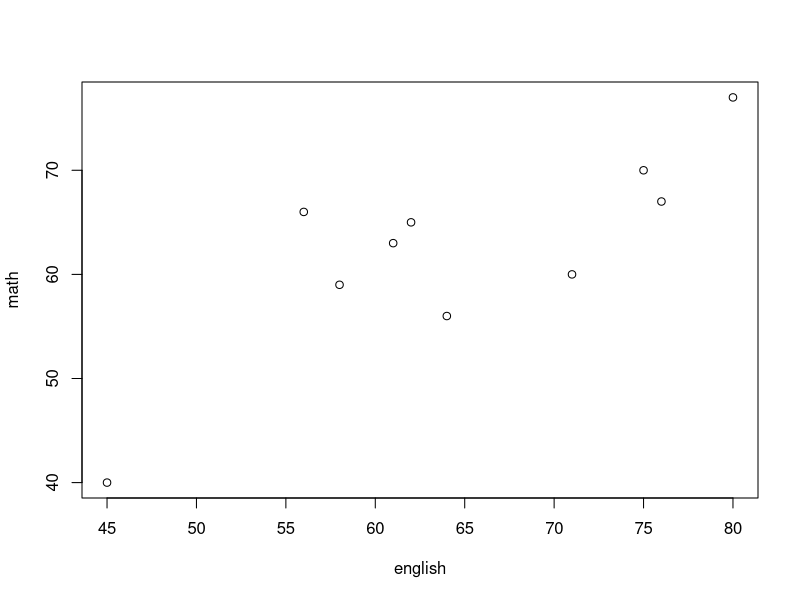

This figure's R source: (Note: this script raises an error after producing the figure.)
## ---- chunk 1
knitr::opts_chunk$set(echo = TRUE)
## ---- chunk 2
# months <- split(airquality, airquality$Month)
# H0: All months have identical distributions
# H1: At least two months' distributions differ
kruskal.test(Ozone ~ Month, data=airquality)

## ---- chunk 3
english <- c(56,75,45,71,62,64,58,80,76,61)
math <- c(66,70,40,60,65,56,59,77,67,63)
cor(english,math,method="spearman")
plot(english, math)
# Correlation, no monotonic relation
## ---- chunk 4
q3.c <- c(75,67,70,75,65,71,67,67,76,68)
q3.g <- c(57,58,60,59,62,60,60,57,59,61)
q3.f <- c(58,61,56,58,57,56,61,60,57,58)
q3.fg <- c(58,59,58,61,57,56,58,57,57,59)
q3.s <- c(62,66,65,63,64,62,65,65,62,67)
q3.test <- c(63,64,66,65,67,68,64,NA,NA,NA)
# q3.df <- data.frame(groups=c(q3.c,q3.g,q3.f,q3.fg,q3.s,q3.test), labels=as.factor(rep(1:6, each=10)))

q3.df <- data.frame(groups=c(q3.c,q3.g,q3.f,q3.fg,q3.s,q3.test), labels=as.factor(rep(1:6, each=10)), subjects=as.factor(1:10))

friedman.test(groups ~ labels|subjects, data=q3.df) #error
q3.df.rm.na <- q3.df[as.numeric(q3.df$subjects) < 8,]
friedman.test(groups ~ labels|subjects, data=q3.df.rm.na)

# I somehow got the above to work by splitting everything up into separate vectors
# (using the first 5 sets of values; does not work with NAs apparently)
# note: this apparently isn't a proper use of this test, I was more interested in figuring out
# why the function wouldn't run

vals <- c(q3.c,q3.g,q3.f,q3.fg,q3.s)
tmts <- rep(1:5, each=10)
blks <- rep(1:10,5)
friedman.test(vals ~ tmts | blks)

# Solutions use kruskal-wallis...

q3.df <- data.frame(C=q3.c, G=q3.g, F=q3.f, FG=q3.fg, S=q3.s, test=q3.test)

kruskal.test(q3.df)
boxplot(q3.df)
## ---- chunk 5
#H0 : There is no difference between block distributions
#H1: The distribution of at least two blocks differ

q4.df <- data.frame(count=c(2,48,40,3,120,81,2,16,36,7,21,17,2,14,17), month=as.factor(rep(1:5, each=3)), year=as.factor(c(2004,2005,2006)))

friedman.test(count ~ month|year, data=q4.df)

